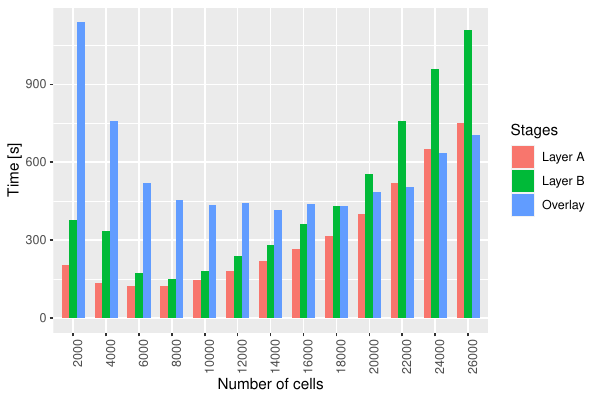

The script that saved this image:
library(tidyverse)
setwd("~/RIDIR/Data/GADM/")

data0a = enframe(read_lines("GADM_v01.txt"), value="line")
data0b = enframe(read_lines("GADM_v02.txt"), value="line")
data0c = enframe(read_lines("GADM_v03.txt"), value="line")

data0 = bind_rows(data0a, data0b, data0c)

data1 = data0 %>%
  filter(str_detect(line, 'TIME')) 

fields1 = c("ts","start","appId","time","tag","stage","data")
fields2 = c("partitions", "dataset", "tolerance", "run")
data2 = data1 %>% 
  separate(sep = "\\|", col = "line", into = fields1, extra = "drop") %>%
  separate(sep = "_"  , col = "data", into = fields2, extra = "drop") %>%
  filter(stage == "layer1" | stage == "layer2" | stage == "overlay") %>%
  select(time, stage, partitions, appId) %>%
  mutate(time = as.numeric(time) / 1000.0) %>%
  mutate(partitions = fct_relevel(partitions, 
                                  #"2000", "4000", "6000", "8000", "10000", "12000", "14000", "16000", "18000", "20000"
                                  as.character(seq(2000, 26000, 2000))
                                  )) %>%
  add_column(size = "gadm")

data3 = data2 %>%
  group_by(partitions, stage, size) %>% summarise(time = mean(time)) %>%
  filter(partitions != 1000 & partitions != 3000 & 
           partitions != 5000 & partitions != 7000 & 
           partitions != 9000 & partitions != 28000 &
           partitions != 30000
         )

write_tsv(data3, "gadm.tsv")

p = ggplot(data3, aes(x = partitions, y = time, fill = stage)) + 
  geom_col(width = 0.7, position="dodge") + 
  scale_fill_discrete(labels=c('Layer A', 'Layer B', 'Overlay')) +
  theme(axis.text.x = element_text(angle = 90, hjust = 1)) +
  labs(x="Number of cells", y="Time [s]") +
  guides(fill=guide_legend(title="Stages"))
plot(p)

ggsave(paste0("gadm.pdf"), width = 6, height = 4)